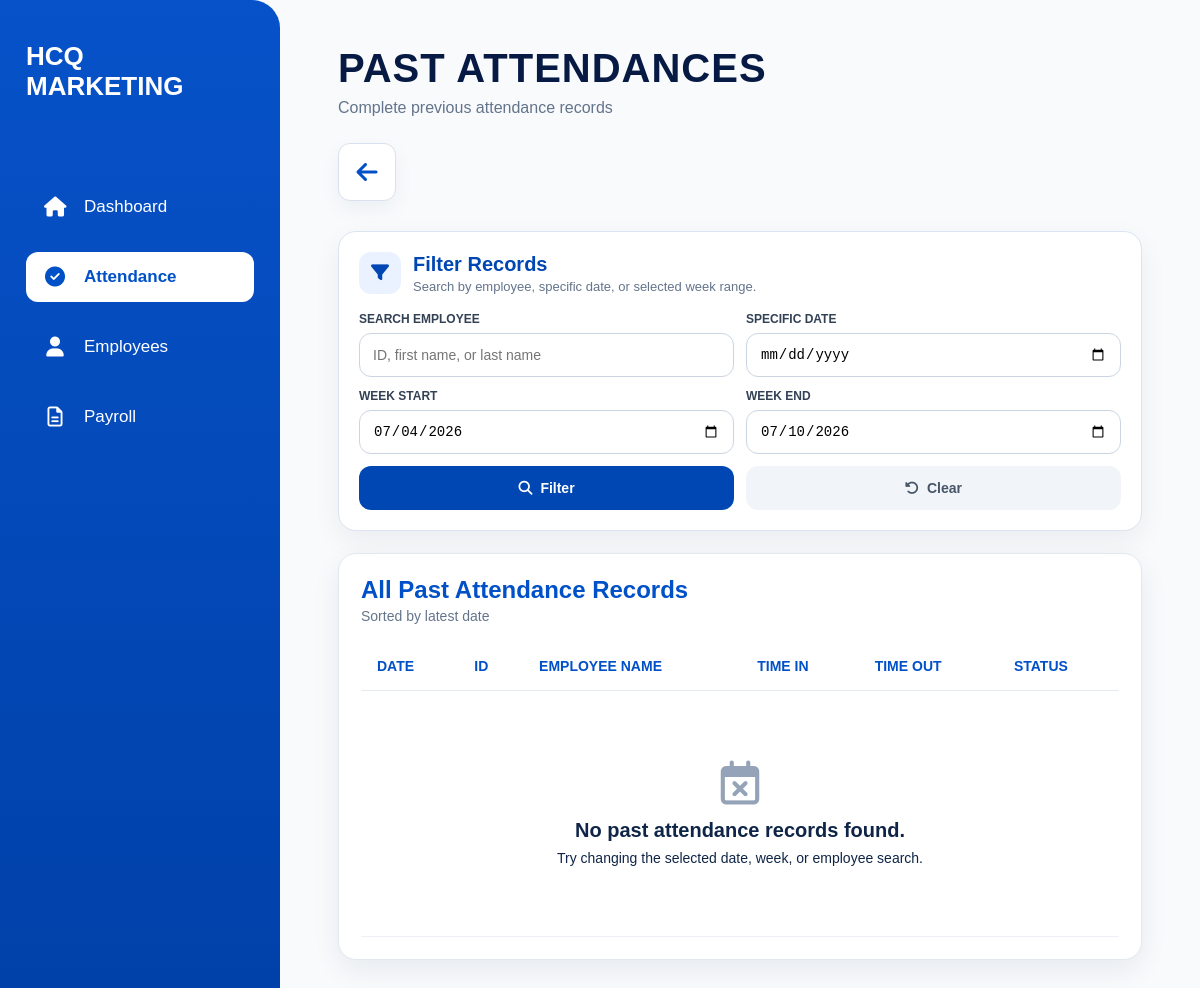
Before: /past-attendances/?week_start=2026-07-04&week_end=2026-07-10 with the older database file.
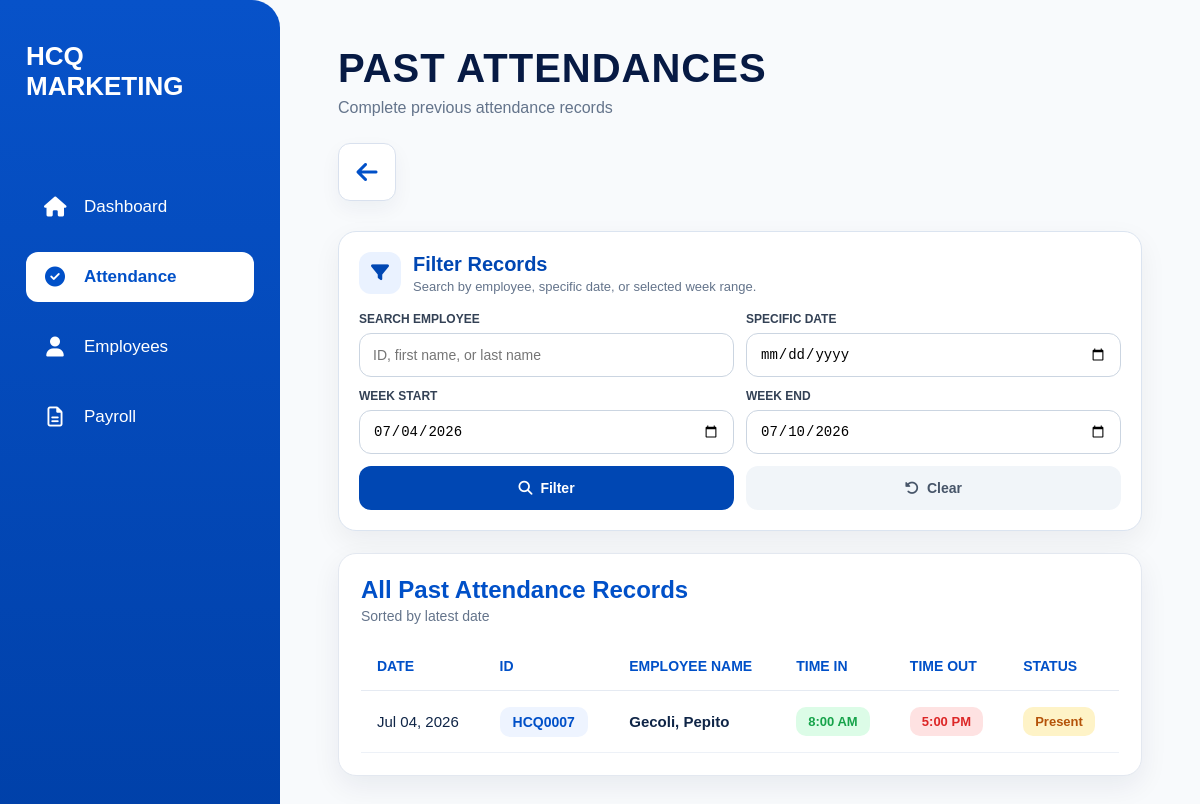
After: the same page with the newer database file.
### attendance/models.py (models this page shows, shortened)
class Attendance(models.Model):
    ATTENDANCE_STATUS_CHOICES = (
        ('present', 'Present'),
        ('absent', 'Absent'),
        ('half_day', 'Half Day'),
        ('leave', 'Leave'),
        ('rest_day', 'Rest Day'),
        ('holiday', 'Holiday'),
    )
    WORK_TYPE_CHOICES = (
        ('office', 'Office'),
        ('deliver', 'Deliver'),
        ('booking', 'Booking'),
    )
    employee = models.ForeignKey(
        Employee,
        on_delete=models.CASCADE,
        related_name='attendances'
    )
    date = models.DateField(
        default=timezone.localdate
    )
    status = models.CharField(
        max_length=20,
        choices=ATTENDANCE_STATUS_CHOICES,
        default='present'
    )
    time_in = models.DateTimeField(
        null=True,
        blank=True
    )
    time_out = models.DateTimeField(
        null=True,
        blank=True
    )
    worked_hours = models.DecimalField(
        max_digits=5,
        decimal_places=2,
        null=True,
        blank=True
    )
    payable_hours = models.DecimalField(
        max_digits=5,
        decimal_places=2,
        null=True,
        blank=True
    )
    late_minutes = models.PositiveIntegerField(
        default=0
    )
    undertime_minutes = models.PositiveIntegerField(
        default=0
    )
    overtime_applicable = models.BooleanField(
        default=False
    )
    overtime_minutes = models.PositiveIntegerField(
        default=0
    )
    transportation_fee_applicable = models.BooleanField(
        default=True
    )
    work_type = models.CharField(
        max_length=20,
        choices=WORK_TYPE_CHOICES,
        default='office'
    )
    delivery_allowance_applicable = models.BooleanField(
        default=False
    )
    work_location = models.CharField(
        max_length=100,
        blank=True,
        null=True,
        help_text='Example: Digos, Kidapawan, Tagum'
    )
    remarks = models.TextField(
        blank=True,
        null=True
    )
    class Meta:
        unique_together = ('employee', 'date')
        ordering = [
            '-date',
            '-time_in'
        ]

### employees/models.py (models this page shows, shortened)
class Employee(models.Model):
    SALARY_TYPE_CHOICES = (
        ("daily", "Daily"),
        ("hourly", "Hourly"),
    )
    EMPLOYMENT_STATUS_CHOICES = (
        ("ACTIVE", "Active"),
        ("RESIGNED", "Resigned"),
        ("MIA", "MIA"),
        ("TERMINATED", "Terminated"),
    )
    BLOOD_TYPE_CHOICES = (
        ("A+", "A+"),
        ("A-", "A-"),
        ("B+", "B+"),
        ("B-", "B-"),
        ("AB+", "AB+"),
        ("AB-", "AB-"),
        ("O+", "O+"),
        ("O-", "O-"),
    )
    employee_id = models.CharField(
        max_length=10,
        unique=True,
        editable=False,
    )
    first_name = models.CharField(max_length=100)
    middle_initial = models.CharField(
        max_length=50,
        blank=True,
        null=True,
    )
    last_name = models.CharField(max_length=100)
    date_of_birth = models.DateField(
        blank=True,
        null=True,
    )
    citizenship = models.CharField(
        max_length=100,
        blank=True,
        null=True,
    )
    address = models.CharField(
        max_length=255,
        blank=True,
        null=True,
    )
    contact_number = models.CharField(
        max_length=50,
        blank=True,
        null=True,
    )
    spouse_name = models.CharField(
        max_length=100,
        blank=True,
        null=True,
    )
    spouse_contact_number = models.CharField(
        max_length=50,
        blank=True,
        null=True,
    )
    blood_type = models.CharField(
        max_length=3,
        choices=BLOOD_TYPE_CHOICES,
        blank=True,
        null=True,
    )
    emergency_contact_name = models.CharField(
        max_length=100,
        blank=True,
        null=True,
    )
    emergency_relationship = models.CharField(
        max_length=100,
        blank=True,
        null=True,
    )
    emergency_contact_number = models.CharField(
        max_length=50,
        blank=True,
        null=True,
    )
    emergency_address = models.CharField(
        max_length=255,
        blank=True,
        null=True,
    )
    elementary = models.CharField(
        max_length=255,
        blank=True,
        null=True,
    )
    elementary_year = models.CharField(
        max_length=50,
        blank=True,
        null=True,
    )
    high_school = models.CharField(
        max_length=255,
        blank=True,
        null=True,
    )
    high_school_year = models.CharField(
        max_length=50,
        blank=True,
        null=True,
    )
    college = models.CharField(
        max_length=255,
        blank=True,
        null=True,
    )
    college_year = models.CharField(
        max_length=50,
        blank=True,
        null=True,
    )
    company_1 = models.CharField(
        max_length=255,
        blank=True,
        null=True,
    )
    company_address_1 = models.CharField(
        max_length=255,
        blank=True,
        null=True,
    )
    occupation_1 = models.CharField(
        max_length=100,
        blank=True,
        null=True,
    )
    years_1 = models.CharField(
        max_length=50,
        blank=True,
        null=True,
    )
    company_2 = models.CharField(
        max_length=255,
        blank=True,
        null=True,
    )
    company_address_2 = models.CharField(
        max_length=255,
        blank=True,
        null=True,
    )
    occupation_2 = models.CharField(
        max_length=100,
        blank=True,
        null=True,
    )
    years_2 = models.CharField(
        max_length=50,
        blank=True,
        null=True,
    )
    company_3 = models.CharField(
        max_length=255,
        blank=True,
        null=True,
    )
    company_address_3 = models.CharField(
        max_length=255,
        blank=True,
        null=True,
    )
    occupation_3 = models.CharField(
        max_length=100,
        blank=True,
        null=True,
    )
    years_3 = models.CharField(
        max_length=50,
        blank=True,
        null=True,
    )
    reference_name_1 = models.CharField(
        max_length=100,
        blank=True,
        null=True,
    )
    reference_occupation_1 = models.CharField(
        max_length=100,
        blank=True,
        null=True,
    )
    reference_contact_1 = models.CharField(
        max_length=50,
        blank=True,
        null=True,
    )
    reference_name_2 = models.CharField(
        max_length=100,
        blank=True,
        null=True,
    )
    reference_occupation_2 = models.CharField(
        max_length=100,
        blank=True,
        null=True,
    )
    reference_contact_2 = models.CharField(
        max_length=50,
        blank=True,
        null=True,
    )
    reference_name_3 = models.CharField(
        max_length=100,
        blank=True,
        null=True,
    )
    reference_occupation_3 = models.CharField(
        max_length=100,
        blank=True,
        null=True,
    )
    reference_contact_3 = models.CharField(
        max_length=50,
        blank=True,
        null=True,
    )
    sss_number = models.CharField(
        max_length=100,
        blank=True,
        null=True,
    )
    sss_file = models.FileField(
        upload_to="government_documents/sss/",
        blank=True,
        null=True,
    )
    philhealth_number = models.CharField(
        max_length=100,
        blank=True,
        null=True,
    )
    philhealth_file = models.FileField(
        upload_to="government_documents/philhealth/",
        blank=True,
        null=True,
    )
    tin_number = models.CharField(
        max_length=100,
        blank=True,
        null=True,
    )
    tin_file = models.FileField(
        upload_to="government_documents/tin/",
        blank=True,
        null=True,
    )
    pagibig_number = models.CharField(
        max_length=100,
        blank=True,
        null=True,
    )
    pagibig_file = models.FileField(
        upload_to="government_documents/pagibig/",
        blank=True,
        null=True,
    )
    nbi_clearance_number = models.CharField(
        max_length=100,
        blank=True,
        null=True,
    )
    nbi_clearance_file = models.FileField(
        upload_to="government_documents/nbi/",
        blank=True,
        null=True,
    )
    barangay_clearance_number = models.CharField(
        max_length=100,
        blank=True,
        null=True,
    )
    barangay_clearance_file = models.FileField(
        upload_to="government_documents/barangay/",
        blank=True,
        null=True,
    )
    drivers_license_number = models.CharField(
        max_length=100,
        blank=True,
        null=True,
    )
    drivers_license_file = models.FileField(
        upload_to="government_documents/drivers_license/",
        blank=True,
        null=True,
    )
    position = models.CharField(
        max_length=100,
    )
    employment_status = models.CharField(
        max_length=20,
        choices=EMPLOYMENT_STATUS_CHOICES,
        default="ACTIVE",
        db_index=True,
    )
    employment_remarks = models.TextField(
        blank=True,
        null=True,
    )
    salary_type = models.CharField(
        max_length=10,
        choices=SALARY_TYPE_CHOICES,
        default="daily",
    )
    rate = models.DecimalField(
        max_digits=10,
        decimal_places=2,
    )
    benefits = models.DecimalField(
        max_digits=10,
        decimal_places=2,
        default=0,
    )
    date_started = models.DateField(
        blank=True,
        null=True,
    )
    photo = models.ImageField(
        upload_to="employee_photos/",
        blank=True,
        null=True,
    )
    qr_code = models.ImageField(
        upload_to="employee_qrcodes/",
        blank=True,
        null=True,
    )
    resume = models.FileField(
        upload_to="employee_resumes/",
        blank=True,
        null=True,
    )
    class Meta:
        ordering = ("employee_id",)
        indexes = [
            models.Index(fields=("last_name", "first_name")),
        ]

### dashboard/views.py (the view, shortened to what this page needs)
# urls.py: path("past-attendances/", views.past_attendances_page_view, name="past_attendances"),
def past_attendances_page_view(request):
    q = request.GET.get("q", "").strip()
    selected_date = request.GET.get("date", "").strip()
    week_start = request.GET.get("week_start", "").strip()
    week_end = request.GET.get("week_end", "").strip()
    past_attendances = Attendance.objects.select_related(
        "employee"
    ).order_by(
        "-date",
        "employee__employee_id"
    )
    if selected_date:
        past_attendances = past_attendances.filter(
            date=selected_date
        )
    if week_start and week_end:
        past_attendances = past_attendances.filter(
            date__range=[week_start, week_end]
        )
    return render(
        request,
        "dashboard/past_attendances_page.html",
        {
            "past_attendances": past_attendances,
            "q": q,
            "selected_date": selected_date,
            "week_start": week_start,
            "week_end": week_end,
        }
    )

### dashboard/templates/dashboard/past_attendances_page.html (shortened to what the changed rows need)
{% load static %}
<!DOCTYPE html>
<html lang="en">
<head>
    <link rel="stylesheet" href="{% static 'dashboard/dashboard.css' %}">
    <link rel="stylesheet" href="https://cdnjs.cloudflare.com/ajax/libs/font-awesome/6.5.1/css/all.min.css">
</head>
<body>
<div class="modern-page">
    <main class="modern-content">
        <div class="attendance-modern-header">
            <div>
                <h1>PAST ATTENDANCES</h1>
            </div>
        </div>
        <section class="past-filter-card">
            <div class="past-filter-header">
                <div>
                    <h2>Filter Records</h2>
                </div>
            </div>
        </section>
        <section class="attendance-table-card">
            <div class="attendance-card-header">
                <div>
                    <h2>All Past Attendance Records</h2>
                </div>
            </div>
            <table class="modern-attendance-table">
                <thead>
                    <tr>
                        <th>Date</th>
                        <th>ID</th>
                        <th>Employee Name</th>
                        <th>Time In</th>
                        <th>Time Out</th>
                        <th>Status</th>
                    </tr>
                </thead>
                <tbody>
                    {% for record in past_attendances %}
                    <tr>
                        <td>{{ record.date|date:"M d, Y" }}</td>
                        <td>
                            <span class="attendance-id-badge">
                                {{ record.employee.employee_id }}
                            </span>
                        </td>
                        <td>
                            <strong>
                                {{ record.employee.last_name }},
                                {{ record.employee.first_name }}
                            </strong>
                        </td>
                        <td>
                            {% if record.time_in %}
                                <span class="time-badge in">
                                    {{ record.time_in|date:"g:i A" }}
                                </span>
                            {% else %}
                                <span class="time-badge empty">--</span>
                            {% endif %}
                        </td>
                        <td>
                            {% if record.time_out %}
                                <span class="time-badge out">
                                    {{ record.time_out|date:"g:i A" }}
                                </span>
                            {% else %}
                                <span class="time-badge empty">--</span>
                            {% endif %}
                        </td>
                        <td>
                            <span class="status-badge active">
                                {{ record.status|title }}
                            </span>
                        </td>
                    </tr>
                    {% empty %}
                    <tr>
                        <td colspan="6" class="modern-empty-state">
                            <i class="fa-regular fa-calendar-xmark"></i>
                            <h3>No past attendance records found.</h3>
                            <p>Try changing the selected date, week, or employee search.</p>
                        </td>
                    </tr>
                    {% endfor %}
                </tbody>
            </table>
        </section>
    </main>
</div>
</body>
</html>

Changed rows visible on the page:
added Attendance: date "Jul 04, 2026", employee.employee_id "HCQ0007", employee.last_name "Gecoli", employee.first_name "Pepito", time_in "8:00 AM", time_out "5:00 PM", status "Present"
Other visible differences:
text no longer shown: "No past attendance records found. Try changing the selected date, week, or employee search."
